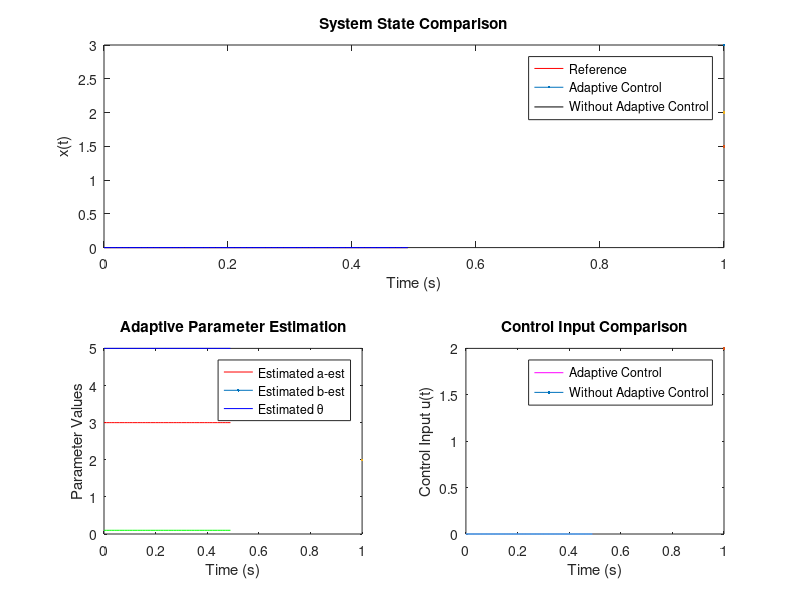

Write the MATLAB code that produced this figure. (Note: this script raises an error after producing the figure.)
% Indirect Model Reference Adaptive Control (MRAC) for First-Order SISO System
% Written By: Rasit
% Date: 25-Jan-2025
clc,clear,close all;
%% System Parameters (True and Reference Model)
a = 3; b = 5; theta = 0.2;  % True system parameters (known except theta)
am = -1; bm = 4;            % Reference model parameters

%% Simulation Parameters
Ts = 1e-2;                   % Time step
t = 0:Ts:50;                 % Simulation time 
ref = zeros(length(t),1);      % Input signal (initially zero)
% ref(t > 0.5) = sin(t(t > 0.5)); % Sinusoidal input after 0.5 second
ref(t > 1) = square(t(t > 1));    % Square input after 1 second

% Initial conditions
x_ref = zeros(length(t),1); % Reference model state
x = zeros(length(t),1);     % Actual system state (adaptive)
x_no_adapt = zeros(length(t),1); % System without adaptive control

% Control inputs
u = zeros(length(t),1);     
u_no_adapt = zeros(length(t),1); 

% Estimated parameters (initial values)
a_est = a * ones(length(t),1);
b_est = b * ones(length(t),1);
theta_est = 0.1 * ones(length(t),1);

%% Adaptive Control Gains
gamma_a = 0.1; gamma_b = 0.1; gamma_theta = 0.6;
b_min = 0.1;  % Minimum value for b

% True control gains
kx_true = (am - a) / b;
kr_true = bm / b;

%% Simulation Loop
figure('units', 'normalized', 'outerposition', [0 0 1 1], 'color', 'w')
for i = 2:length(t)
    if (i*Ts) > 25
        ref(i) = cos(i*Ts);
    end
    % Control Law
    kx = (am - a_est(i-1)) / b_est(i-1);
    kr = bm / b_est(i-1);
    u(i-1) = kx * x(i-1) + kr * ref(i-1) - theta_est(i-1) * x(i-1);
    u_no_adapt(i-1) = kx_true * x_no_adapt(i-1) + kr_true * ref(i-1);

    % Adaptive Parameter Update
    e = x_ref(i-1) - x(i-1);
    a_dot = -gamma_a * x(i-1) * e;
    
    if b_est(i-1) >= b_min
        b_dot = -gamma_b * u(i-1) * e;
        if (b_est(i-1) == b_min && b_dot < 0)
            b_dot = 0;
        end
    end
    
    theta_dot = -gamma_theta * x(i-1) * e * sign(b);
    
    % System Dynamics
    xdot_ref = am * x_ref(i-1) + bm * ref(i-1);
    xdot = a * x(i-1) + b * u(i-1) + b * theta * x(i-1);
    xdot_no_adapt = a * x_no_adapt(i-1) + b * u_no_adapt(i-1) + b * theta * x_no_adapt(i-1);
    
    % Update Variables (Euler Method)
    x_ref(i) = x_ref(i-1) + xdot_ref * Ts;
    x(i) = x(i-1) + xdot * Ts;
    x_no_adapt(i) = x_no_adapt(i-1) + xdot_no_adapt * Ts;
    
    a_est(i) = a_est(i-1) + a_dot * Ts;
    b_est(i) = b_est(i-1) + b_dot * Ts;
    theta_est(i) = theta_est(i-1) + theta_dot * Ts;

    % Plot Result
    if mod(i,5e1) == 0 || mod(i,length(t)) == 0
        clf
        subplot(2,2,[1,2]); % System States
        plot(t(1:i), x_ref(1:i), 'r', LineWidth=3); hold on;
        plot(t(1:i), x(1:i), 'k', LineWidth=1.5);
        plot(t(1:i), x_no_adapt(1:i), 'b', LineWidth=2);
        legend('Reference', 'Adaptive Control', 'Without Adaptive Control');
        xlabel('Time (s)'); ylabel('x(t)'); title('System State Comparison');

        subplot(223); % Estimated Parameters
        plot(t(1:i), a_est(1:i), 'r', LineWidth=2); hold on;
        plot(t(1:i), b_est(1:i), 'b', LineWidth=2);
        plot(t(1:i), theta_est(1:i), 'g', LineWidth=2);
        legend('Estimated a-est', 'Estimated b-est', 'Estimated \theta');
        xlabel('Time (s)'); ylabel('Parameter Values'); title('Adaptive Parameter Estimation');

        subplot(224); % Control Input
        plot(t(1:i), u(1:i), 'm', LineWidth=2); hold on;
        plot(t(1:i), u_no_adapt(1:i), 'c', LineWidth=2);
        legend('Adaptive Control', 'Without Adaptive Control');
        xlabel('Time (s)'); ylabel('Control Input u(t)');
        title('Control Input Comparison');
        sgtitle('Indirect MRAC Simulation'); 
        drawnow
    end
end

